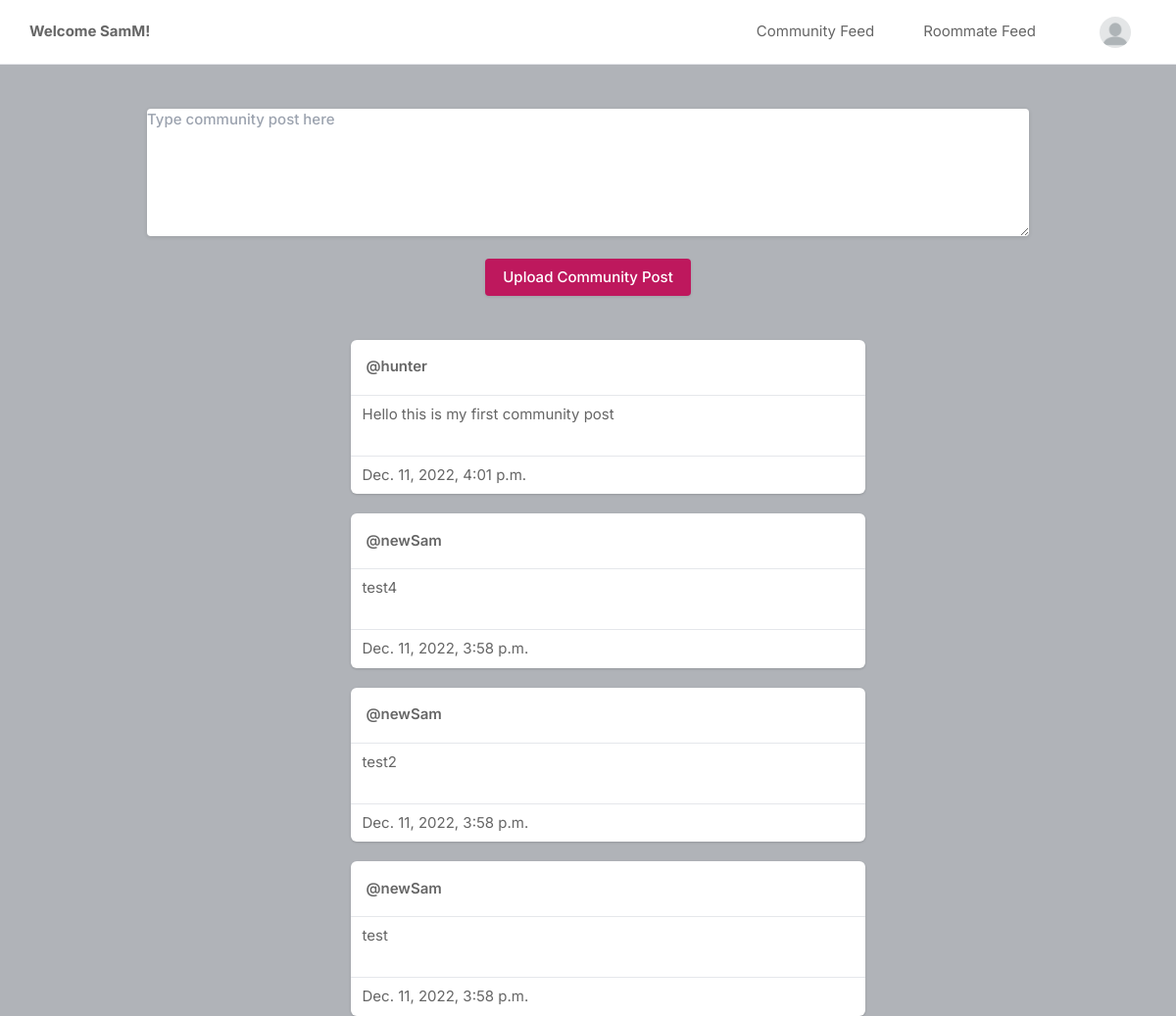
The app's page / (signed in), older data.
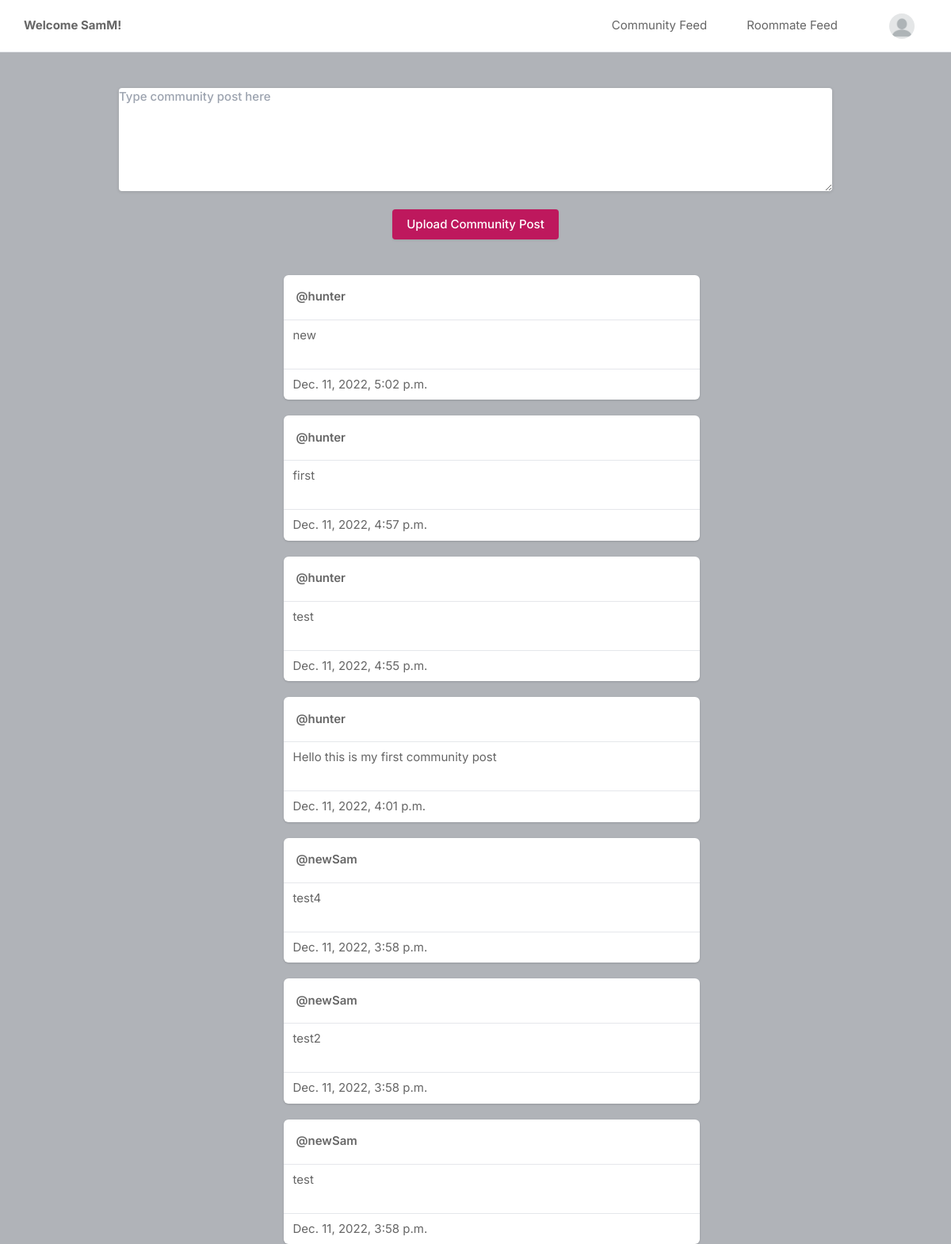
The same page, newer data.
### core/models.py (models this page shows, shortened)
class Profile(models.Model):
    user = models.ForeignKey(User, on_delete=models.CASCADE)
    id_user = models.IntegerField()
    bio = models.TextField(blank=True)
    gender = models.TextField(blank=True)
    location = models.TextField(blank=True)
    profileimg = models.ImageField(upload_to='profile_images', default='blank-profile-picture.png')
    age = models.TextField(blank=True)
    sleeping_habits = models.TextField(blank=True)
    number_of_roommates = models.TextField(blank=True)
    personality_types = models.TextField(blank=True)
    interests = models.TextField(blank=True)

class Post(models.Model):
    id = models.UUIDField(primary_key=True, default=uuid.uuid4)
    user = models.CharField(max_length=100)
    caption = models.TextField()
    created_at = models.DateTimeField(default=datetime.now)

### core/views.py (the view)
# urls.py: path('', views.index, name='index'),
@login_required(login_url='signin')
def index(request):
    user_object = User.objects.get(username=request.user.username)
    user_profile = Profile.objects.get(user=user_object)
    posts = Post.objects.all().order_by('-created_at')
    return render(request, 'index.html', {'user_profile': user_profile, 'posts': posts})

### templates/index.html (shortened to what this page needs)
{% load static %}
<!DOCTYPE html>
<html lang="en">
<head>
    <link rel="stylesheet" href="{% static 'assets/css/icons.css' %}">
    <link rel="stylesheet" href="{% static 'assets/css/uikit.css' %}">
    <link rel="stylesheet" href="{% static 'assets/css/style.css' %}">
    <link rel="stylesheet" href="{% static 'assets/css/tailwind.css' %}">
</head>
<body>
            <header>
                <div class="header_inner">
                    <div class="left-side">
                        <b>Welcome {{user_profile.user.username}}!</b>
                    </div>
                    <div class="right-side lg:pr-4">
                        <a href="/">
                            Community Feed
                        </a>
                        <a href="/roommate_feed">
                            Roommate Feed
                        </a>
                        <a href="#">
                            <img src="{{user_profile.profileimg.url}}" class="header-avatar" alt="">
                        </a>
                    </div>
                </div>
            </header>
            <div class="container m-auto">
                <div class="flex flex-col choose-upload text-center">
                    <form action="upload" method="POST"enctype="multipart/form-data">
                    <div>
                        <textarea class="button soft-warning small" name="caption" placeholder="Type community post here"></textarea>
                    </div>
                    <br>
                    <button class="button bg-blue-700" type="submit">Upload Community Post</button>
                    </form>
                </div>
                <br>
                <br>
                <div class="lg:flex justify-center lg:space-x-10 lg:space-y-0 space-y-5">
                    <div class="space-y-5 flex-shrink-0 lg:w-7/12">
                        {% for post in posts %}
                        <div class="bg-white shadow rounded-md  -mx-2 lg:mx-0">
                            <div class="flex justify-between items-center px-4 py-3">
                                <div class="flex flex-1 items-center space-x-4">
                                    <span class="block font-semibold "><a href="/profile/{{post.user}}">@{{post.user}}</a></span>
                                </div>
                              <div>
                                <a href="#"> <i class="icon-feather-more-horizontal text-2xl hover:bg-gray-200 rounded-full p-2 transition -mr-1 "></i> </a>
                              </div>
                            </div>
                            <hr>
                            <div>
                                <a class="flex items-center px-3 py-2 text-black-500 rounded-md ">
                                    {{post.caption}}
                                </a>
                            </div>
                            <br>
                            <hr>
                            <div>
                                <a class="flex items-center px-3 py-2 text-black-500 rounded-md ">
                                    {{post.created_at}}
                                </a>
                            </div>
                        </div>
                        {% endfor %}
                    </div>
                    </div>
                </div>
</body>
</html>

### static/assets/css/style.css (style rules this page uses)
body { background-color: #B0B3B8!important; }
button { vertical-align: middle; }
span.button, button.button { background-color: #be185d; top: 0; color: #fff; position: relative; padding: 8px 18px; line-height: 22px; position: relative; font-weight: 500; font-size: 15px; display: inline-block; -webkit-transition: all 0.2s ease-in-out; transition: all 0.2s ease-in-out; cursor: pointer; overflow: hidden; border: none; border-radius: 4px; -webkit-box-shadow: 0 1px 3px rgba(0, 0, 0, 0.1); box-shadow: 0 1px 3px rgba(0, 0, 0, 0.1); }
textarea { height: 48px; line-height: 48px; padding: 0 20px; outline: none; font-size: 15px; color: #808080; margin: 0 0 16px 0; max-width: 100%; width: 100%; -webkit-box-sizing: border-box; box-sizing: border-box; display: block; background-color: #fff; font-weight: 500; opacity: 1; border-radius: 4px; border: none; -webkit-box-shadow: 0 1px 4px 0px rgba(0, 0, 0, 0.12); box-shadow: 0 1px 4px 0px rgba(0, 0, 0, 0.12); }
::placeholder { color: #808080; opacity: 1; }
textarea { height: auto; line-height: 27px; padding: 20px; min-height: 130px; -webkit-transition: none !important; transition: none !important; min-width: 100%; }
button { border: none; margin: 0; padding: 0; width: auto; overflow: visible; background: transparent; color: inherit; font: inherit; line-height: normal; cursor: pointer; }
a { color: #be185d; -webkit-transition: 0.3s; transition: 0.3s; outline: none !important; }
button { outline: none !important; }
img { max-width: 100%; }
body { color: #666; font-size: 15px; line-height: 27px; background-color: #f0f2f5; font-family: "Inter", sans-serif; text-transform: none; }
textarea, select { font-family: "Inter", sans-serif; text-transform: none; }
button, body .pac-container { font-family: "Inter", sans-serif; text-transform: none; }
b, strong { font-weight: 700 !important; }
@media (min-width: 1024px) { .container { max-width: 900px !important; padding-top: 45px; } }
header { background-color: #fff; left: 0; right: 0; top: 0; z-index: 99; height: 66px; display: -webkit-box; display: -ms-flexbox; display: flex; -webkit-box-align: center; -ms-flex-align: center; align-items: center; border-bottom: 1px solid #e5e7eb; }
header .header_inner { display: -webkit-box; display: -ms-flexbox; display: flex; -webkit-box-align: center; -ms-flex-align: center; align-items: center; max-width: 1090px; margin: auto; width: 100%; max-width: 100% !important; padding: 0 30px; }
header .header_inner .left-side { display: -webkit-box; display: -ms-flexbox; display: flex; -webkit-box-align: center; -ms-flex-align: center; align-items: center; }
header .header_inner .right-side { display: -webkit-box; display: -ms-flexbox; display: flex; -webkit-box-align: center; -ms-flex-align: center; align-items: center; -webkit-box-pack: end; -ms-flex-pack: end; justify-content: flex-end; margin-left: auto; }
header .header_inner .right-side .header-avatar { width: 32px; height: 32px; border-radius: 100%; margin-left: 15px; }

Row changes from the older to the newer data that the page shows:
added Post: user "hunter", caption "new", created_at "Dec. 11, 2022, 5:02 p.m."
added Post: user "hunter", caption "first", created_at "Dec. 11, 2022, 4:57 p.m."
added Post: user "hunter", caption "test", created_at "Dec. 11, 2022, 4:55 p.m."
